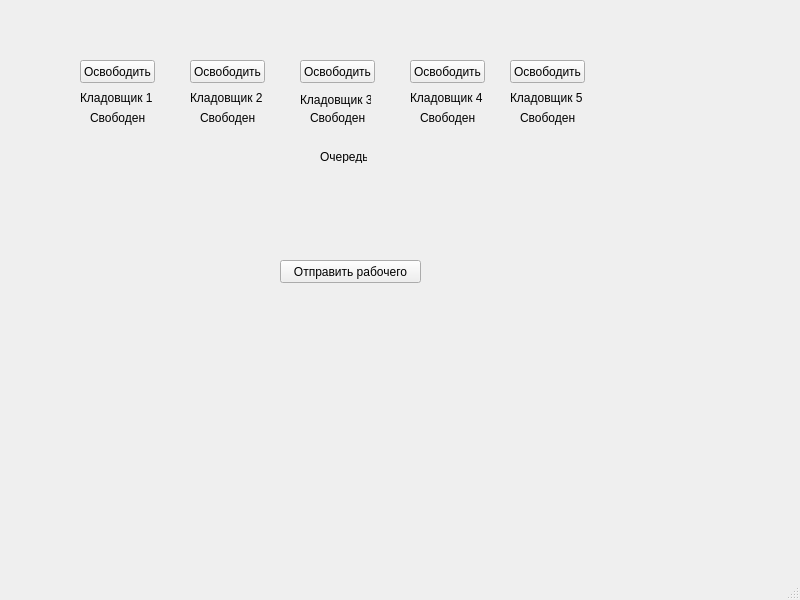
<?xml version="1.0" encoding="UTF-8"?>
<ui version="4.0">
 <class>MainWindow</class>
 <widget class="QMainWindow" name="MainWindow">
  <property name="geometry">
   <rect>
    <x>0</x>
    <y>0</y>
    <width>800</width>
    <height>600</height>
   </rect>
  </property>
  <property name="windowTitle">
   <string>MainWindow</string>
  </property>
  <widget class="QWidget" name="centralwidget">
   <widget class="QPushButton" name="pushGo">
    <property name="geometry">
     <rect>
      <x>280</x>
      <y>260</y>
      <width>141</width>
      <height>23</height>
     </rect>
    </property>
    <property name="text">
     <string>Отправить рабочего</string>
    </property>
   </widget>
   <widget class="QLabel" name="cladMans">
    <property name="enabled">
     <bool>true</bool>
    </property>
    <property name="geometry">
     <rect>
      <x>80</x>
      <y>90</y>
      <width>81</width>
      <height>16</height>
     </rect>
    </property>
    <property name="text">
     <string>Кладовщик 1</string>
    </property>
   </widget>
   <widget class="QLabel" name="freeMans">
    <property name="enabled">
     <bool>true</bool>
    </property>
    <property name="geometry">
     <rect>
      <x>90</x>
      <y>110</y>
      <width>61</width>
      <height>16</height>
     </rect>
    </property>
    <property name="text">
     <string>Свободен</string>
    </property>
   </widget>
   <widget class="QLabel" name="freeMans_2">
    <property name="enabled">
     <bool>true</bool>
    </property>
    <property name="geometry">
     <rect>
      <x>200</x>
      <y>110</y>
      <width>61</width>
      <height>16</height>
     </rect>
    </property>
    <property name="text">
     <string>Свободен</string>
    </property>
   </widget>
   <widget class="QLabel" name="cladMans_2">
    <property name="enabled">
     <bool>true</bool>
    </property>
    <property name="geometry">
     <rect>
      <x>190</x>
      <y>90</y>
      <width>91</width>
      <height>16</height>
     </rect>
    </property>
    <property name="text">
     <string>Кладовщик 2</string>
    </property>
   </widget>
   <widget class="QLabel" name="freeMans_3">
    <property name="enabled">
     <bool>true</bool>
    </property>
    <property name="geometry">
     <rect>
      <x>310</x>
      <y>110</y>
      <width>61</width>
      <height>16</height>
     </rect>
    </property>
    <property name="text">
     <string>Свободен</string>
    </property>
   </widget>
   <widget class="QLabel" name="cladMans_3">
    <property name="enabled">
     <bool>true</bool>
    </property>
    <property name="geometry">
     <rect>
      <x>300</x>
      <y>90</y>
      <width>71</width>
      <height>20</height>
     </rect>
    </property>
    <property name="text">
     <string>Кладовщик 3</string>
    </property>
   </widget>
   <widget class="QLabel" name="freeMans_4">
    <property name="enabled">
     <bool>true</bool>
    </property>
    <property name="geometry">
     <rect>
      <x>420</x>
      <y>110</y>
      <width>61</width>
      <height>16</height>
     </rect>
    </property>
    <property name="text">
     <string>Свободен</string>
    </property>
   </widget>
   <widget class="QLabel" name="cladMans_4">
    <property name="enabled">
     <bool>true</bool>
    </property>
    <property name="geometry">
     <rect>
      <x>410</x>
      <y>90</y>
      <width>91</width>
      <height>16</height>
     </rect>
    </property>
    <property name="text">
     <string>Кладовщик 4</string>
    </property>
   </widget>
   <widget class="QLabel" name="freeMans_5">
    <property name="enabled">
     <bool>true</bool>
    </property>
    <property name="geometry">
     <rect>
      <x>520</x>
      <y>110</y>
      <width>61</width>
      <height>16</height>
     </rect>
    </property>
    <property name="text">
     <string>Свободен</string>
    </property>
   </widget>
   <widget class="QLabel" name="cladMans_5">
    <property name="enabled">
     <bool>true</bool>
    </property>
    <property name="geometry">
     <rect>
      <x>510</x>
      <y>90</y>
      <width>91</width>
      <height>16</height>
     </rect>
    </property>
    <property name="text">
     <string>Кладовщик 5</string>
    </property>
   </widget>
   <widget class="QLabel" name="label">
    <property name="geometry">
     <rect>
      <x>320</x>
      <y>150</y>
      <width>47</width>
      <height>13</height>
     </rect>
    </property>
    <property name="text">
     <string>Очередь</string>
    </property>
   </widget>
   <widget class="QLabel" name="queue_0">
    <property name="geometry">
     <rect>
      <x>320</x>
      <y>170</y>
      <width>47</width>
      <height>13</height>
     </rect>
    </property>
    <property name="text">
     <string/>
    </property>
   </widget>
   <widget class="QLabel" name="queue_1">
    <property name="geometry">
     <rect>
      <x>320</x>
      <y>200</y>
      <width>47</width>
      <height>13</height>
     </rect>
    </property>
    <property name="text">
     <string/>
    </property>
   </widget>
   <widget class="QLabel" name="noQueue">
    <property name="geometry">
     <rect>
      <x>230</x>
      <y>230</y>
      <width>281</width>
      <height>20</height>
     </rect>
    </property>
    <property name="text">
     <string>&lt;html&gt;&lt;head/&gt;&lt;body&gt;&lt;p align=&quot;center&quot;&gt;&lt;span style=&quot; color:#aa0000;&quot;&gt;&lt;br/&gt;&lt;/span&gt;&lt;/p&gt;&lt;/body&gt;&lt;/html&gt;</string>
    </property>
   </widget>
   <widget class="QPushButton" name="pushFree">
    <property name="geometry">
     <rect>
      <x>80</x>
      <y>60</y>
      <width>75</width>
      <height>23</height>
     </rect>
    </property>
    <property name="text">
     <string>Освободить</string>
    </property>
   </widget>
   <widget class="QPushButton" name="pushFree2">
    <property name="geometry">
     <rect>
      <x>190</x>
      <y>60</y>
      <width>75</width>
      <height>23</height>
     </rect>
    </property>
    <property name="text">
     <string>Освободить</string>
    </property>
   </widget>
   <widget class="QPushButton" name="pushFree3">
    <property name="geometry">
     <rect>
      <x>300</x>
      <y>60</y>
      <width>75</width>
      <height>23</height>
     </rect>
    </property>
    <property name="text">
     <string>Освободить</string>
    </property>
   </widget>
   <widget class="QPushButton" name="pushFree4">
    <property name="geometry">
     <rect>
      <x>410</x>
      <y>60</y>
      <width>75</width>
      <height>23</height>
     </rect>
    </property>
    <property name="text">
     <string>Освободить</string>
    </property>
   </widget>
   <widget class="QPushButton" name="pushFree5">
    <property name="geometry">
     <rect>
      <x>510</x>
      <y>60</y>
      <width>75</width>
      <height>23</height>
     </rect>
    </property>
    <property name="text">
     <string>Освободить</string>
    </property>
   </widget>
  </widget>
  <widget class="QStatusBar" name="statusbar"/>
 </widget>
 <resources/>
 <connections/>
</ui>
